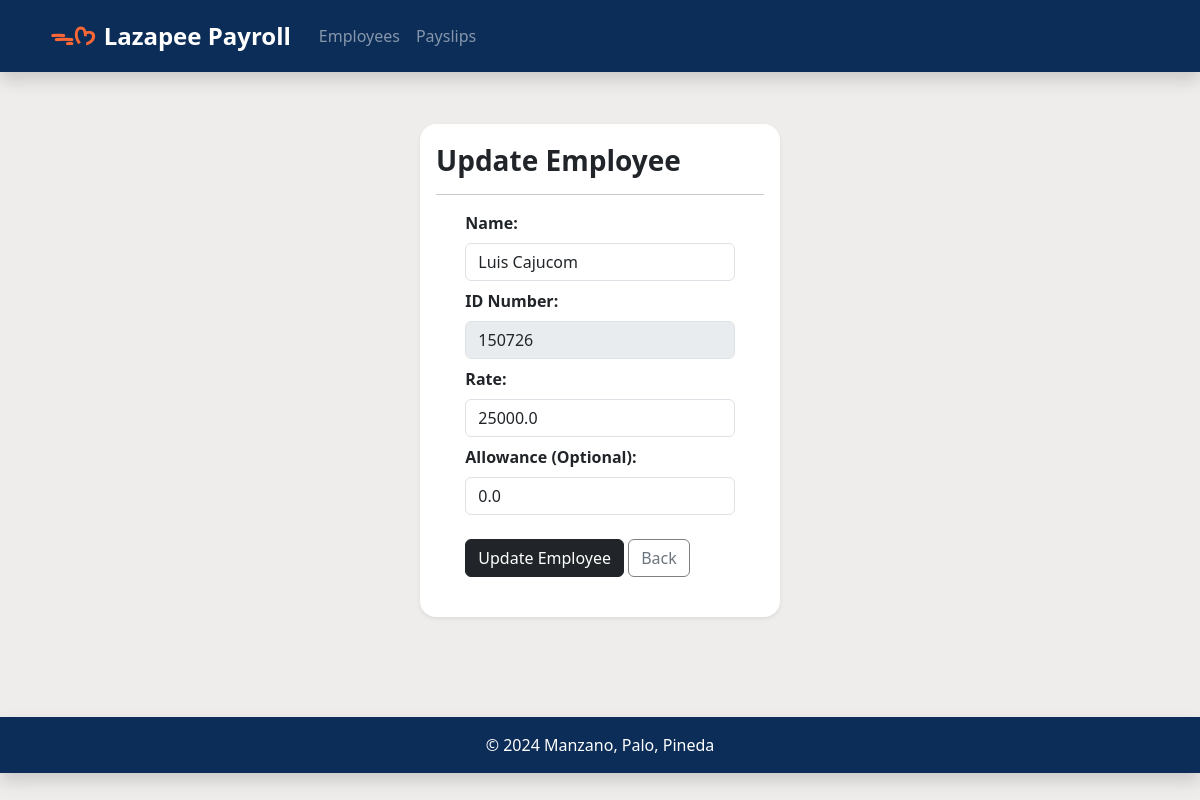
The page /update_employee/10/ on the database its author committed.
### payroll_app/models.py (models this page shows, shortened)
class Employee(models.Model):
    name = models.CharField(max_length=100)
    id_number = models.CharField(max_length=20, unique=True)
    rate = models.FloatField()
    allowance = models.FloatField(null=True, blank=True)
    overtime_pay = models.FloatField(null=True, blank=True)

### payroll_app/views.py (the view, shortened to what this page needs)
# urls.py: path('update_employee/<int:pk>/', views.update_employee, name='update_employee'),
def update_employee(request, pk):
    employee = get_object_or_404(Employee, pk=pk)
    return render(request, 'payroll_app/update_employee.html', {'employee':employee} )

### payroll_app/templates/payroll_app/update_employee.html (shortened to what this page needs)
{% extends 'payroll_app/base.html' %}
{% load static %}
{% block content %}
<div class="container my-1" style="width:40%; ">
    <div class="rounded-4 pt-1 p-3 shadow-sm bg-white bg-gradient" >
        <h3 class="text-left mt-3" style="font-weight: bold;">Update Employee</h3> <hr class="mb-3">
        <div class="row justify-content-center">
            <div class="col-md-10">
                <form method="POST" action="{% url 'update_employee' employee.pk %}">{% csrf_token %}
                    <div class="form-group">
                        <label for="name" class="form-label" style="font-weight: bold;">Name:</label>
                        <input type="text" class="form-control mb-2" id="name" name="name" value="{{ employee.name }}" required=True>
                        <label for="id" class="form-label" style="font-weight: bold;">ID Number:</label>
                        <input type="number" class="form-control mb-2" id="id" name="id" value="{{ employee.id_number }}" required =True disabled>
                        <label for="rate" class="form-label" style="font-weight: bold;">Rate:</label>
                        <input type="number" class="form-control mb-2" id="rate" name="rate" value="{{ employee.rate }}" min="0" required=True>
                        <label for="allowance" class="form-label" style="font-weight: bold;">Allowance (Optional):</label>
                        <input type="number" class="form-control" id="allowance" name="allowance" min="0" value="{{ employee.allowance }}">
                    </div>
                    <br>
                    <button type="submit" class="btn btn-dark">Update Employee</button>
                    <a href="{% url 'home' %}"class="btn btn-outline-secondary" style="border-color: gray"> Back</a>
                </form>
                <br>
            </div>
        </div>
    </div>
</div> <br><br>
{% endblock %}

### rows shown on the page
Employee: name "Luis Cajucom", id "150726", rate "25000.0", allowance "0.0"
